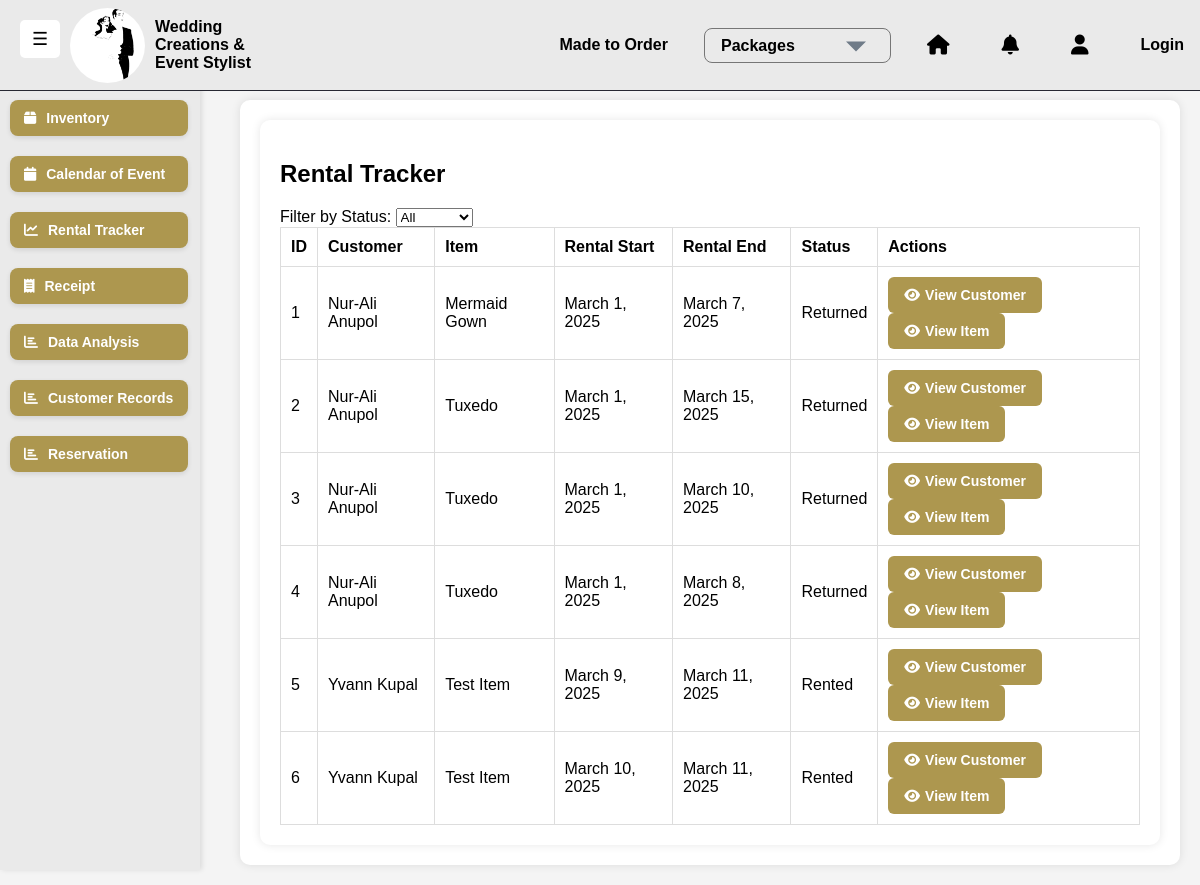
Page /rental-tracker/ on the earlier database version.
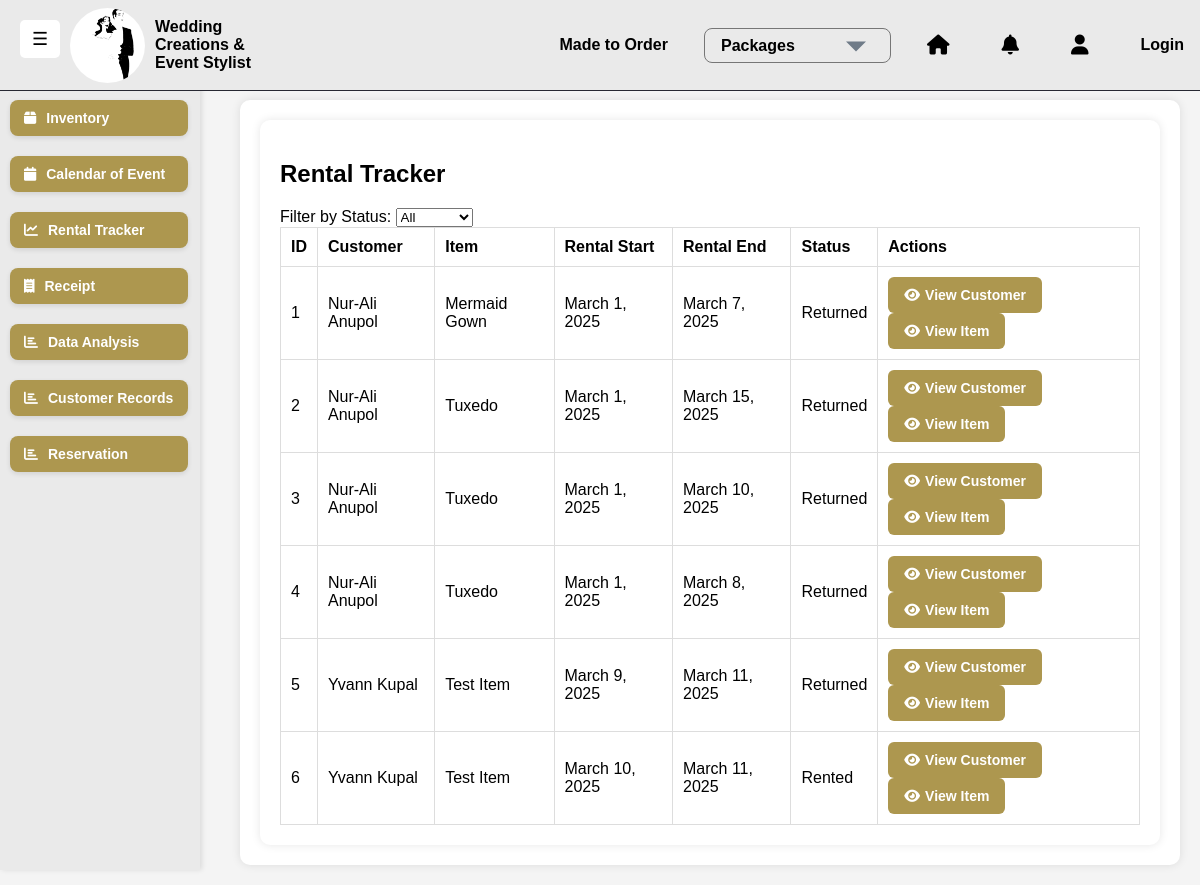
Same page on the later database version.
### saritasapp/models.py (models this page shows, shortened)
class Rental(models.Model):
    customer = models.ForeignKey(Customer, on_delete=models.CASCADE)
    user = models.ForeignKey(User, on_delete=models.SET_NULL, null=True, blank=True)
    inventory = models.ForeignKey(Inventory, on_delete=models.CASCADE)
    rental_start = models.DateField()
    rental_end = models.DateField()
    deposit = models.DecimalField(max_digits=10, decimal_places=2, default=10000.00)
    status = models.CharField(max_length=10, choices=[("Rented", "Rented"), ("Returned", "Returned")], default="Rented")

class Customer(models.Model):
    first_name = models.CharField(max_length=255)
    last_name = models.CharField(max_length=255)
    email = models.EmailField(unique=True)
    phone = models.CharField(max_length=15, unique=True)
    address = models.TextField(blank=True, null=True)
    created_at = models.DateTimeField(auto_now_add=True)
    image = models.ImageField(upload_to="static/images/", null=True, blank=True)

class Inventory(models.Model):
    name = models.CharField(max_length=255)
    category = models.ForeignKey(Category, on_delete=models.CASCADE)
    color = models.CharField(max_length=50, blank=True)
    quantity = models.IntegerField(default=0)
    rental_price = models.DecimalField(max_digits=10, decimal_places=2)
    purchase_price = models.DecimalField(max_digits=10, decimal_places=2, null=True, blank=True)
    available = models.BooleanField(default=True)
    image = models.ImageField(upload_to="static/images/", null=True, blank=True)

### saritasapp/views.py (the view)
# urls.py: path('rental-tracker/', views.rental_tracker, name='rental_tracker'),
def rental_tracker(request):
    status_filter = request.GET.get('status')
    today = now().date()
    rentals = Rental.objects.select_related('customer', 'inventory')
    if status_filter == "Overdue":
        rentals = rentals.filter(rental_end__lt=today, status="Rented")
    elif status_filter:
        rentals = rentals.filter(status=status_filter)
    return render(request, 'saritasapp/rental_tracker.html', {
        'rentals': rentals,
        'today': today
    })

### saritasapp/templates/saritasapp/rental_tracker.html (shortened to what this page needs)
{% extends "saritasapp/base.html" %}
{% load static %}
{% block extra_css %}
    <link rel="stylesheet" href="{% static 'css/rental_tracker.css' %}">
{% endblock %}
{% block content %}
<div class="container mt-4">
    <h2>Rental Tracker</h2>
    <form method="GET" class="mb-3">
        <label for="statusFilter">Filter by Status:</label>
        <select name="status" id="statusFilter" class="form-select" onchange="this.form.submit()">
            <option value="">All</option>
        </select>
    </form>
    <table class="table table-striped table-bordered">
        <thead class="table-dark">
            <tr>
                <th>ID</th>
                <th>Customer</th>
                <th>Item</th>
                <th>Rental Start</th>
                <th>Rental End</th>
                <th>Status</th>
                <th>Actions</th>
            </tr>
        </thead>
        <tbody>
            {% for rental in rentals %}
            <tr>
                <td>{{ rental.id }}</td>
                <td>{{ rental.customer.first_name }} {{ rental.customer.last_name }}</td>
                <td>{{ rental.inventory.name }}</td>
                <td>{{ rental.rental_start }}</td>
                <td>{{ rental.rental_end }}</td>
                <td>
                    {% if rental.status == "Rented" and rental.rental_end < today %}
                        <span class="text-danger fw-bold">Overdue</span>
                    {% else %}
                        {{ rental.status }}
                    {% endif %}
                </td>
                <td>
                    <a href="{% url 'saritasapp:view_customer' rental.customer.id %}" class="btn-info"><i class="fas fa-eye"></i>View Customer</a>
                    <a href="{% url 'saritasapp:view_inventory' rental.inventory.id %}" class="btn-info"><i class="fas fa-eye"></i>View Item</a>
                </td>
            </tr>
            {% empty %}
            <tr>
                <td colspan="7" class="text-center">No rentals found.</td>
            </tr>
            {% endfor %}
        </tbody>
    </table>
</div>
{% endblock %}

Differences in the rows shown:
changed Rental "March 9, 2025": status "Rented" → "Returned"
